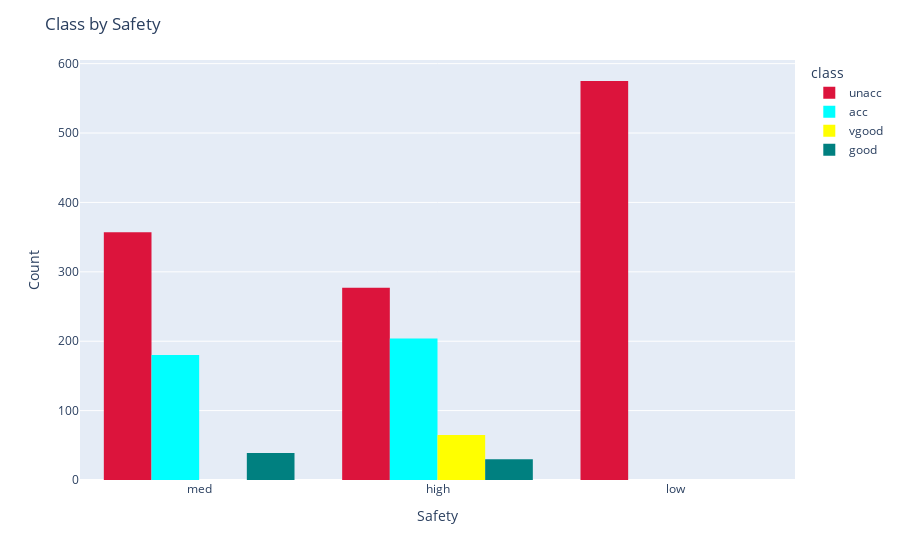

The notebook cell this image was saved under:
### Markdown cell above
* # Class acceptance level in relation to the safety measure

### Code cell
import plotly.express as px

# Assuming your data is stored in a pandas DataFrame named 'data'

fig = px.histogram(
    data_frame=data,
    x="safety",
    color="class",
    barmode='group',  # Group bars by class
    color_discrete_sequence=["crimson", "aqua", "yellow", "teal"]
)

fig.update_layout(
    title="Class by Safety",
    xaxis_title="Safety",
    yaxis_title="Count"
)

fig.show()

### Figure 1 — Plotly figure (JSON) as saved in the notebook; plotly's stock layout.template omitted (floating-point values rounded to 4 significant figures; data arrays with more than 128 entries replaced by an {"elided": "..."} marker saying what was removed)
{"data": [{"alignmentgroup": "True", "bingroup": "x", "hovertemplate": "class=unacc<br>safety=%{x}<br>count=%{y}<extra></extra>", "legendgroup": "unacc", "marker": {"color": "crimson", "pattern": {"shape": ""}}, "name": "unacc", "offsetgroup": "unacc", "orientation": "v", "showlegend": true, "type": "histogram", "x": {"elided": "1209 str values"}, "xaxis": "x", "yaxis": "y"}, {"alignmentgroup": "True", "bingroup": "x", "hovertemplate": "class=acc<br>safety=%{x}<br>count=%{y}<extra></extra>", "legendgroup": "acc", "marker": {"color": "aqua", "pattern": {"shape": ""}}, "name": "acc", "offsetgroup": "acc", "orientation": "v", "showlegend": true, "type": "histogram", "x": {"elided": "384 str values"}, "xaxis": "x", "yaxis": "y"}, {"alignmentgroup": "True", "bingroup": "x", "hovertemplate": "class=vgood<br>safety=%{x}<br>count=%{y}<extra></extra>", "legendgroup": "vgood", "marker": {"color": "yellow", "pattern": {"shape": ""}}, "name": "vgood", "offsetgroup": "vgood", "orientation": "v", "showlegend": true, "type": "histogram", "x": ["high", "high", "high", "high", "high", "high", "high", "high", "high", "high", "high", "high", "high", "high", "high", "high", "high", "high", "high", "high", "high", "high", "high", "high", "high", "high", "high", "high", "high", "high", "high", "high", "high", "high", "high", "high", "high", "high", "high", "high", "high", "high", "high", "high", "high", "high", "high", "high", "high", "high", "high", "high", "high", "high", "high", "high", "high", "high", "high", "high", "high", "high", "high", "high", "high"], "xaxis": "x", "yaxis": "y"}, {"alignmentgroup": "True", "bingroup": "x", "hovertemplate": "class=good<br>safety=%{x}<br>count=%{y}<extra></extra>", "legendgroup": "good", "marker": {"color": "teal", "pattern": {"shape": ""}}, "name": "good", "offsetgroup": "good", "orientation": "v", "showlegend": true, "type": "histogram", "x": ["high", "high", "med", "high", "med", "high", "high", "med", "high", "med", "med", "high", "med", "med", "high", "med", "med", "high", "med", "med", "high", "med", "med", "high", "high", "med", "high", "med", "high", "high", "med", "high", "med", "med", "high", "med", "med", "high", "med", "med", "high", "med", "med", "high", "med", "med", "high", "high", "med", "high", "med", "high", "high", "med", "high", "med", "med", "high", "med", "med", "high", "med", "med", "high", "med", "med", "high", "med", "med"], "xaxis": "x", "yaxis": "y"}], "layout": {"barmode": "group", "legend": {"title": {"text": "class"}, "tracegroupgap": 0}, "margin": {"t": 60}, "title": {"text": "Class by Safety"}, "xaxis": {"anchor": "y", "domain": [0, 1], "title": {"text": "Safety"}}, "yaxis": {"anchor": "x", "domain": [0, 1], "title": {"text": "Count"}}}}
